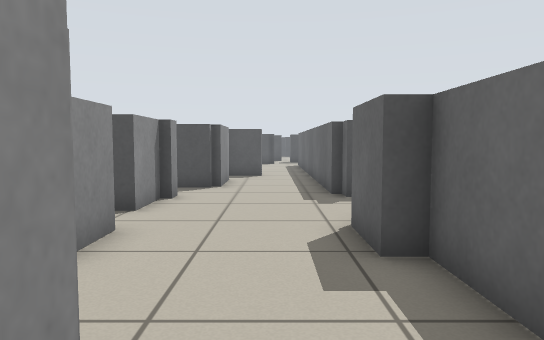
[1] (above)

17 first-person views from a walk through a robot-simulator world made for Stage. The camera is 0.71 m above the floor, tilts 4° down and sees 70° across. Floor lines are 1 m apart. The floor is counted in squares, 0.5 m on a side. Each view is taken from the middle of a square. On the plan, view 1 faces up. The plan holds only what a view shows up to about 16 squares ahead; the rest is blank. The place goes on beyond the plan. Robots are left out.

[2]
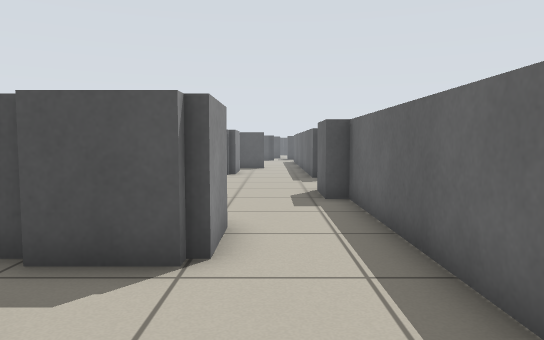

[3]
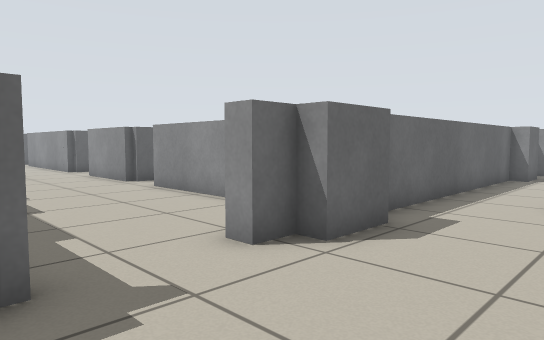

[4]
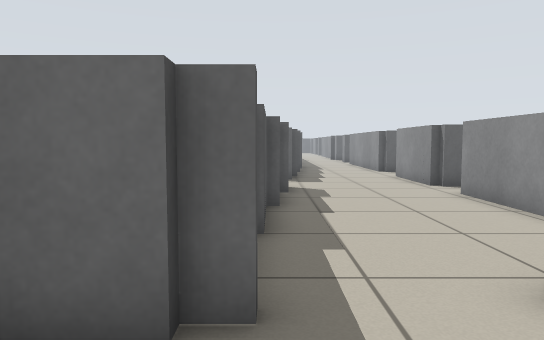

[5]
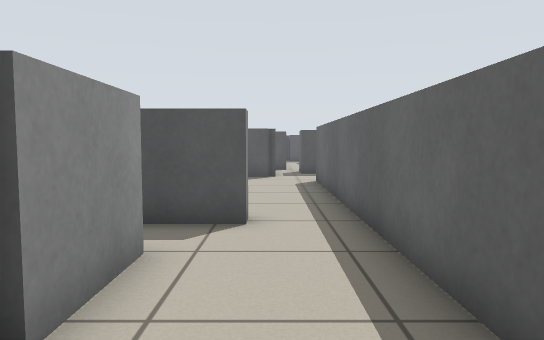

[6]
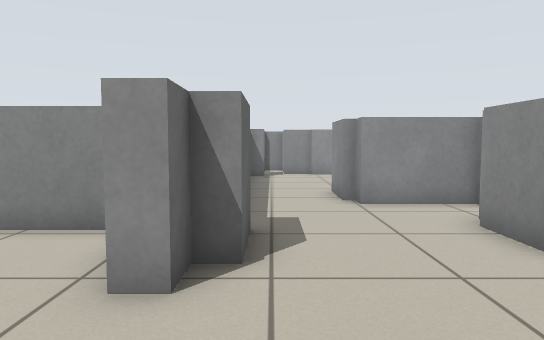

[7]
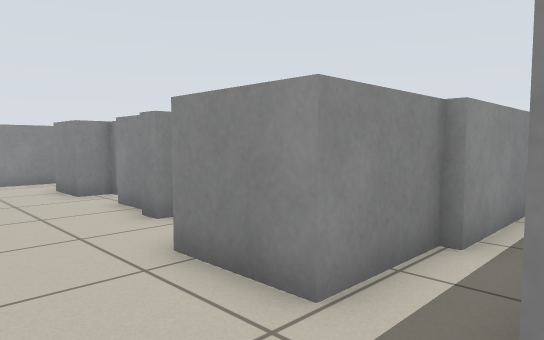

[8]
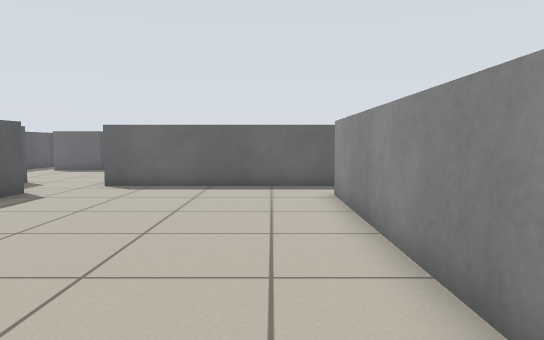

[9]
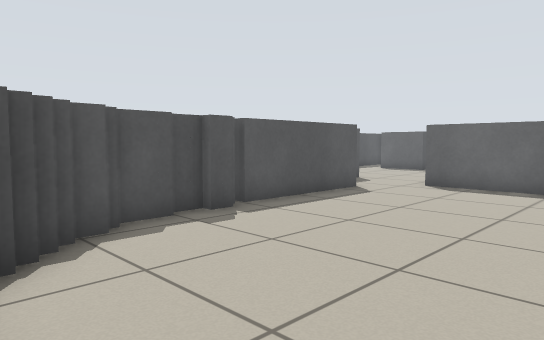

[10]
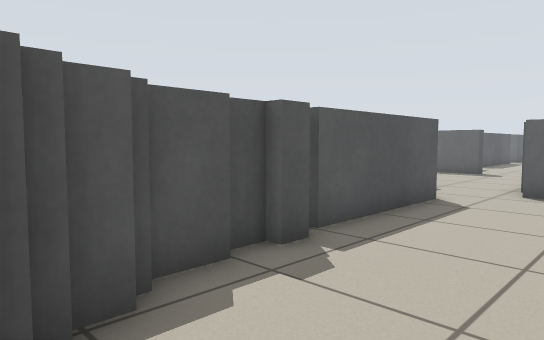

[11]
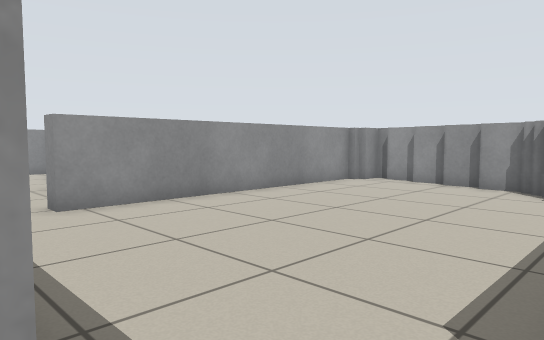

[12]
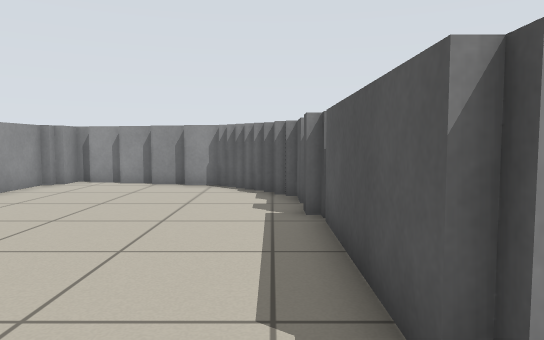

[13]
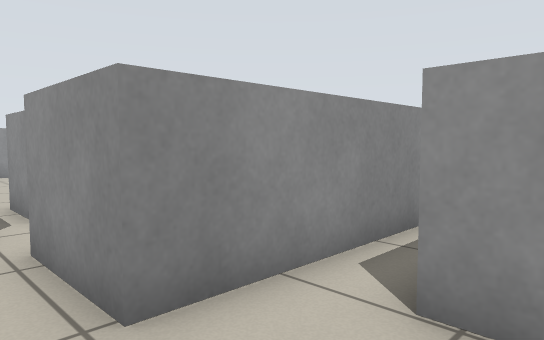

[14]
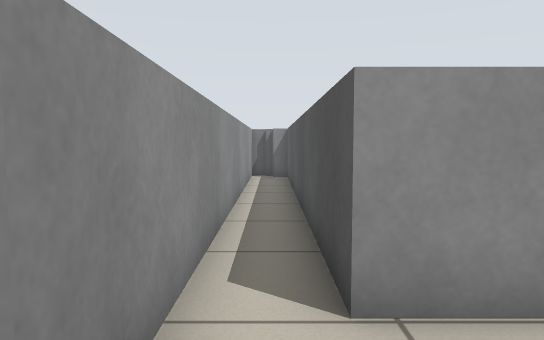

[15]
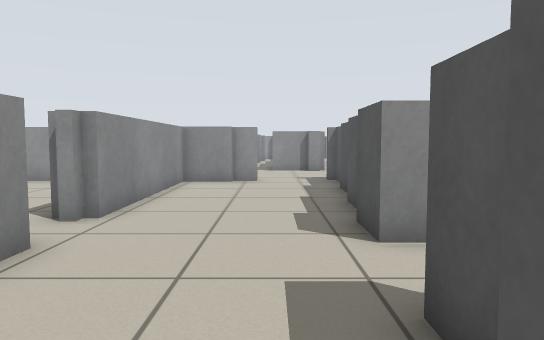

[16]
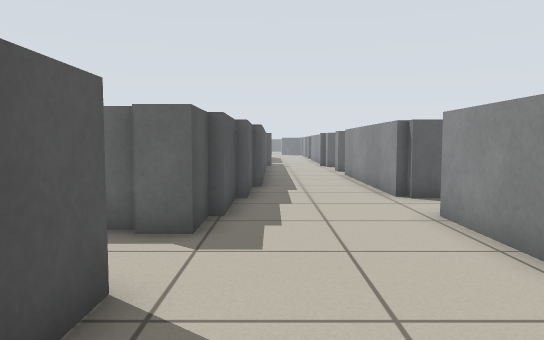

[17]
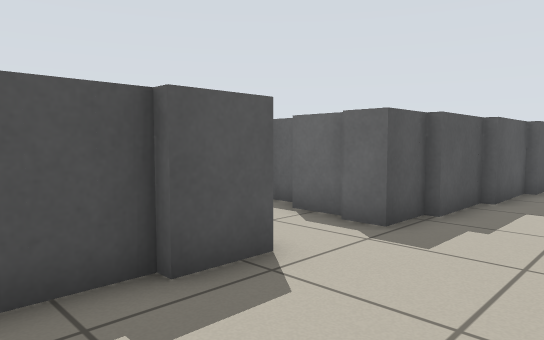

### Floor plan
Key: @ floor where view 1 was taken; # wall or solid block; . floor; = window, fence, low wall or low ledge.
Columns run from 11 left of view 1 to 19 right of it. Each row starts with its distance up from view 1.
 36          #=  .
 35 ##########=.
 34 ..............
 33 ############=
 32            #=
 31             =
 30
 29
 28            =  =...
 27           ##.......
 26   ####======.......
 25 ##=...........=
 24 #=...........##
 23 #............#
 22 =............#
 21 =............#
 20 .............#
 19 .............#
 18 =............#
 17 ###########=.#
 16      ........#
 15    ####===...#
 14         ##...#
 13         ##...#            #
 12         ==...#           .#
 11         =....##         .=#
 10         #....======####=.=#
  9         #................====##
  8         =......................
  7         .....==................
  6        ##...=#=................
  5         #...=#=======..====..==
  4         =....=      #=.## #=.##
  3         .....=     ...
  2        #===..=   ...
  1         ###..=   .
  0         ###@.=
 -1         ===..=
 -2          ....=
 -3           ...=
 -4           ...=
 -5           ...#
 -6             =#
 -7             =#

Positions as (right, up) in squares from view 1, and headings:
1: (0, 0), facing up
2: (0, -5), facing up
3: (-2, 11), facing down-right
4: (-1, 10), facing right
5: (0, 10), facing up
6: (1, 11), facing down
7: (1, 17), facing down-left
8: (-11, 19), facing right
9: (-11, 19), facing up-right
10: (-10, 22), facing up-right
11: (2, 26), facing down-left
12: (2, 25), facing left
13: (2, 36), facing down-left
14: (2, 34), facing left
15: (17, 8), facing left
16: (8, 8), facing right
17: (8, 6), facing up-right
